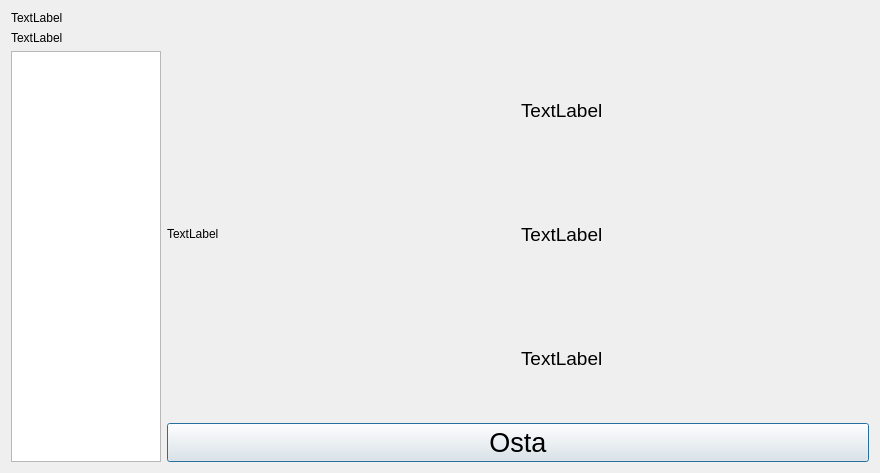
<?xml version="1.0" encoding="UTF-8"?>
<ui version="4.0">
 <class>Selling</class>
 <widget class="QDialog" name="Selling">
  <property name="geometry">
   <rect>
    <x>0</x>
    <y>0</y>
    <width>880</width>
    <height>473</height>
   </rect>
  </property>
  <property name="windowTitle">
   <string>Dialog</string>
  </property>
  <layout class="QGridLayout" name="gridLayout_2">
   <item row="2" column="1">
    <layout class="QGridLayout" name="gridLayout">
     <item row="3" column="0" colspan="2">
      <widget class="QPushButton" name="pushButton_osta">
       <property name="sizePolicy">
        <sizepolicy hsizetype="Preferred" vsizetype="Fixed">
         <horstretch>0</horstretch>
         <verstretch>0</verstretch>
        </sizepolicy>
       </property>
       <property name="font">
        <font>
         <pointsize>20</pointsize>
        </font>
       </property>
       <property name="text">
        <string>Osta</string>
       </property>
      </widget>
     </item>
     <item row="0" column="0" rowspan="3">
      <widget class="QLabel" name="label_image">
       <property name="text">
        <string>TextLabel</string>
       </property>
      </widget>
     </item>
     <item row="0" column="1" rowspan="3">
      <layout class="QVBoxLayout" name="verticalLayout">
       <item>
        <widget class="QLabel" name="label_name">
         <property name="font">
          <font>
           <pointsize>14</pointsize>
          </font>
         </property>
         <property name="text">
          <string>TextLabel</string>
         </property>
        </widget>
       </item>
       <item>
        <widget class="QLabel" name="label_price">
         <property name="font">
          <font>
           <pointsize>14</pointsize>
          </font>
         </property>
         <property name="text">
          <string>TextLabel</string>
         </property>
        </widget>
       </item>
       <item>
        <widget class="QLabel" name="label_description">
         <property name="font">
          <font>
           <pointsize>14</pointsize>
          </font>
         </property>
         <property name="text">
          <string>TextLabel</string>
         </property>
        </widget>
       </item>
      </layout>
     </item>
    </layout>
   </item>
   <item row="0" column="0">
    <widget class="QLabel" name="label_nimi">
     <property name="text">
      <string>TextLabel</string>
     </property>
    </widget>
   </item>
   <item row="2" column="0">
    <widget class="QTableWidget" name="tableWidgetProducts">
     <property name="maximumSize">
      <size>
       <width>150</width>
       <height>16777215</height>
      </size>
     </property>
    </widget>
   </item>
   <item row="1" column="0">
    <widget class="QLabel" name="label_money">
     <property name="text">
      <string>TextLabel</string>
     </property>
    </widget>
   </item>
  </layout>
 </widget>
 <resources/>
 <connections/>
</ui>
